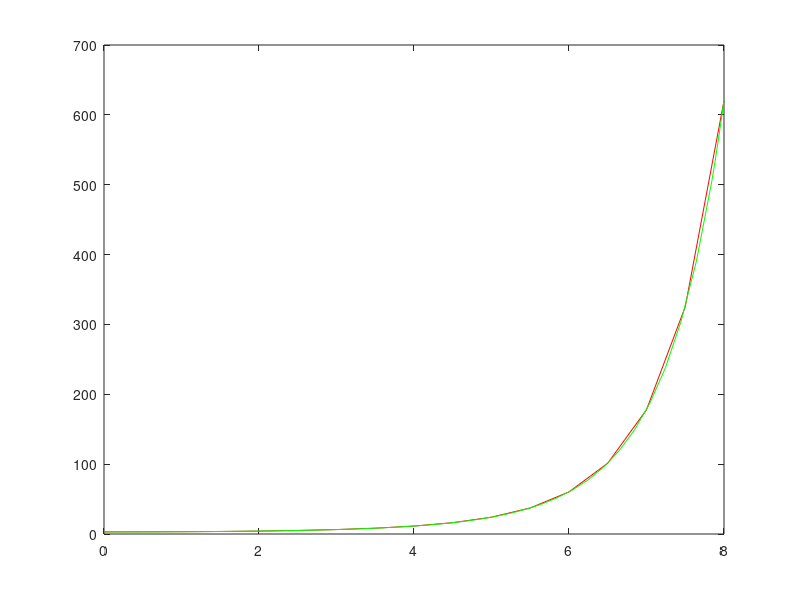

Write the MATLAB code that produced this figure.
%% Aufgabe 8.9c
% Implementation des RungeKutta Verfahrens

% Testet das RungeKutta gegen den od45-solver
function [ ] = rungekutte_ode45_test()
    % Anfangswert, Schrittweite, Intervall
    y0 = 3;
    T = 8;
    h = 0.5;
    
    % Gleichung aufstellen
    fun = @(t,y) (t.*y./6);
    
    % Approximatives Lösen durch rungekutta und Ode45
    [t, y] = rungekutta(fun, h, T, y0);
    [t_ode, y_ode] = ode45(fun, [0,8], y0);  
    
    % Plot
    plot(t, y , 'r-')
    hold on;
    plot(t_ode, y_ode, 'g-');
    hold on;
end

% Funktion erfordert: 
% Differentialgleichung     dgl (functionhandle)
% Schrittweite              h
% Obere Intervallgrenze     T
% Anfangswert               y0
function [t y] = rungekutta(dgl, h, T, y0)
    % Zeitvektor, Anzahl Iterationen, Anfangswert
    t = 0:h:T;
    n = length(t);
    y = zeros(1,n);
    y(1) = y0;

    for m = 1:n-1
        k1 = dgl(t(m),y(m));
        k2 = dgl(t(m)+h/2 , y(m) + (h/2)* k1);
        k3 = dgl(t(m)+h/2, y(m) + (h/2)* k2);
        k4 = dgl(t(m)+h, y(m) + h* k3);
        y(m+1) = y(m) + (h/6)*(k1 + 2*k2 +2* k3 + k4 );
    end
end